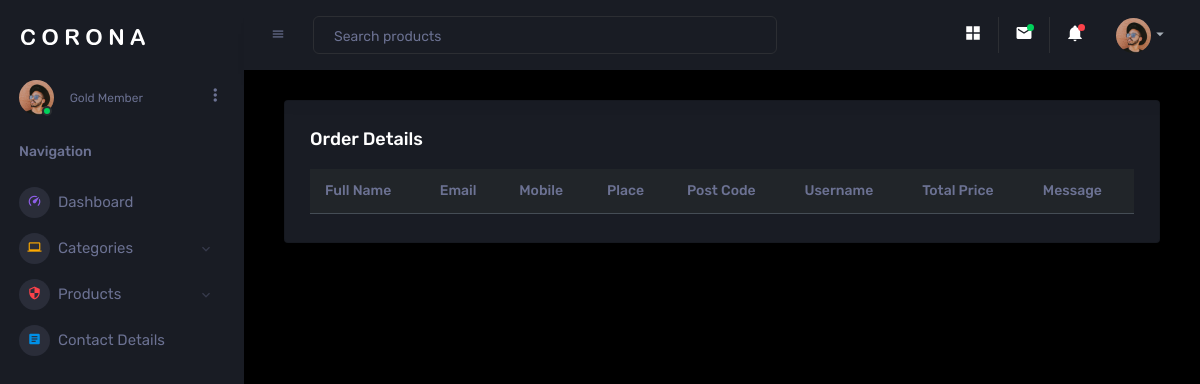
/order_details/, run on an earlier commit of the app's database.
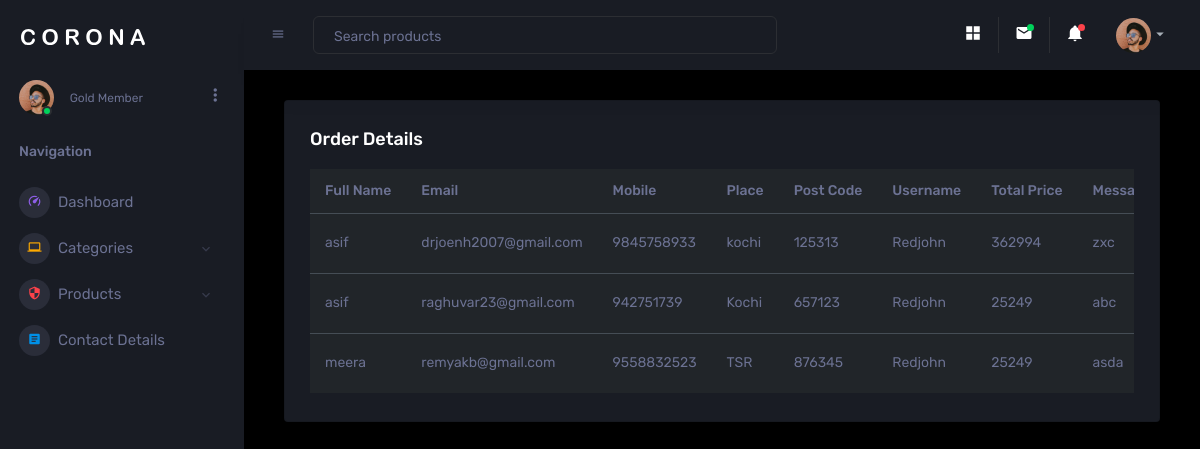
And on a later commit of the database.
### WebApp/models.py (models this page shows)
class BillingData(models.Model):
    Fname=models.CharField(max_length=30,null=True)
    Email=models.EmailField(max_length=30,null=True)
    Mobile=models.IntegerField()
    Place=models.CharField(max_length=30,null=True,blank=True)
    Post_Code=models.IntegerField()
    Username=models.CharField(max_length=30,null=True)
    Total_Price=models.IntegerField(null=True,blank=True)
    Message=models.CharField(max_length=30,null=True,blank=True)

### AdminApp/views.py (the view)
# urls.py: path('order_details/',views.order_details,name="order_details"),
def order_details(request):
    bill=BillingData.objects.all()
    return render(request,'order-details.html',{'bill':bill})

### AdminApp/templates/order-details.html (shortened to what this page needs)
{%extends "dashboard.html"%}
{%block content%}
<html>
    <head></head>
    <body>
        <div class="col-lg-12 grid-margin stretch-card">
            <div class="card">
                  <div class="card-body">
                    <h4 class="card-title">Order Details</h4>
                    <div class="table-responsive">
                      <table class="table table-dark">
                        <thead>
                          <tr>
                              <th> Full Name </th>
                              <th> Email </th>
                              <th> Mobile </th>
                            <th> Place </th>
                            <th> Post Code </th>
                            <th> Username </th>
                            <th> Total Price</th>
                            <th> Message </th>
                          </tr>
                        </thead>
                        <tbody>
                          {%for i in bill%}
                            <tr>
                              <td>{{i.Fname}}</td>
                              <td>{{i.Email}}</td>
                              <td>{{i.Mobile}}</td>
                              <td>{{i.Place}}</td>
                              <td>{{i.Post_Code}}</td>
                              <td>{{i.Username}}</td>
                              <td>{{i.Total_Price}}</td>
                              <td>{{i.Message}}</td>
                            </tr>
                            {%endfor%}
                        </tbody>
                      </table>
                    </div>
                  </div>
        </div>
    </div>
            </body>
            </html>
{%endblock%}

### AdminApp/templates/dashboard.html (shortened to what this page needs)
<!DOCTYPE html>
{%load static%}
<html lang="en">
  <head>
    <link rel="stylesheet" href="{% static 'assets/vendors/mdi/css/materialdesignicons.min.css' %}">
    <link rel="stylesheet" href="{% static 'assets/vendors/css/vendor.bundle.base.css' %}">
    <link rel="stylesheet" href="{% static 'assets/vendors/jvectormap/jquery-jvectormap.css' %}">
    <link rel="stylesheet" href="{% static 'assets/vendors/flag-icon-css/css/flag-icon.min.css' %}">
    <link rel="stylesheet" href="{% static 'assets/vendors/owl-carousel-2/owl.carousel.min.css' %}">
    <link rel="stylesheet" href="{% static 'assets/vendors/owl-carousel-2/owl.theme.default.min.css' %}">
    <link rel="stylesheet" href="{% static 'assets/css/style.css' %}">
  </head>
  <body>
    <div class="container-scroller">
      <nav class="sidebar sidebar-offcanvas" id="sidebar">
        <div class="sidebar-brand-wrapper d-none d-lg-flex align-items-center justify-content-center fixed-top">
          <a class="sidebar-brand brand-logo" href="index.html"><img src="{% static 'assets/images/logo.svg' %}" alt="logo" /></a>
        </div>
        <ul class="nav">
          <li class="nav-item profile">
            <div class="profile-desc">
              <div class="profile-pic">
                <div class="count-indicator">
                  <img class="img-xs rounded-circle " src="{% static 'assets/images/faces/face15.jpg' %}" alt="">
                  <span class="count bg-success"></span>
                </div>
                <div class="profile-name">
                  <span>Gold Member</span>
                </div>
              </div>
              <a href="#" id="profile-dropdown" data-toggle="dropdown"><i class="mdi mdi-dots-vertical"></i></a>
            </div>
          </li>
          <li class="nav-item nav-category">
            <span class="nav-link">Navigation</span>
          </li>
          <li class="nav-item menu-items">
            <a class="nav-link" href="{%url 'dashboard'%}">
              <span class="menu-icon">
                <i class="mdi mdi-speedometer"></i>
              </span>
              <span class="menu-title">Dashboard</span>
            </a>
          </li>
          <li class="nav-item menu-items">
            <a class="nav-link" data-toggle="collapse" href="#ui-basic" aria-expanded="false" aria-controls="ui-basic">
              <span class="menu-icon">
                <i class="mdi mdi-laptop"></i>
              </span>
              <span class="menu-title">Categories</span>
              <i class="menu-arrow"></i>
            </a>
          </li>
           <li class="nav-item menu-items">
            <a class="nav-link" data-toggle="collapse" href="#auth" aria-expanded="false" aria-controls="auth">
              <span class="menu-icon">
                <i class="mdi mdi-security"></i>
              </span>
              <span class="menu-title">Products</span>
              <i class="menu-arrow"></i>
            </a>
          </li>
          <li class="nav-item menu-items">
            <a class="nav-link" href="{%url 'contact_details'%}">
              <span class="menu-icon">
                <i class="mdi mdi-file-document-box"></i>
              </span>
              <span class="menu-title">Contact Details</span>
            </a>
          </li>
         </ul>
      </nav>
      <div class="container-fluid page-body-wrapper">
        <nav class="navbar p-0 fixed-top d-flex flex-row">
          <div class="navbar-menu-wrapper flex-grow d-flex align-items-stretch">
            <button class="navbar-toggler navbar-toggler align-self-center" type="button" data-toggle="minimize">
              <span class="mdi mdi-menu"></span>
            </button>
            <ul class="navbar-nav w-100">
              <li class="nav-item w-100">
                <form class="nav-link mt-2 mt-md-0 d-none d-lg-flex search">
                  <input type="text" class="form-control" placeholder="Search products">
                </form>
              </li>
            </ul>
            <ul class="navbar-nav navbar-nav-right">
              <li class="nav-item nav-settings d-none d-lg-block">
                <a class="nav-link" href="#">
                  <i class="mdi mdi-view-grid"></i>
                </a>
              </li>
              <li class="nav-item dropdown border-left">
                <a class="nav-link count-indicator dropdown-toggle" id="messageDropdown" href="#" data-toggle="dropdown" aria-expanded="false">
                  <i class="mdi mdi-email"></i>
                  <span class="count bg-success"></span>
                </a>
              </li>
              <li class="nav-item dropdown border-left">
                <a class="nav-link count-indicator dropdown-toggle" id="notificationDropdown" href="#" data-toggle="dropdown">
                  <i class="mdi mdi-bell"></i>
                  <span class="count bg-danger"></span>
                </a>
              </li>
              <li class="nav-item dropdown">
                <a class="nav-link" id="profileDropdown" href="#" data-toggle="dropdown">
                  <div class="navbar-profile">
                    <img class="img-xs rounded-circle" src="{% static 'assets/images/faces/face15.jpg' %}" alt="">
                    <i class="mdi mdi-menu-down d-none d-sm-block"></i>
                  </div>
                </a>
              </li>
            </ul>
          </div>
        </nav>
        <div class="main-panel">
          <div class="content-wrapper">
            {%block content%}{%endblock%}
        </div>
      </div>
    </div>
  </body>
</html>

What changed in the data, as far as the page shows it:
added BillingData: Fname "asif", Email "drjoenh2007@gmail.com", Mobile "9845758933", Place "kochi", Post_Code "125313", Username "Redjohn", Total_Price "362994", Message "zxc"
added BillingData: Fname "asif", Email "raghuvar23@gmail.com", Mobile "942751739", Place "Kochi", Post_Code "657123", Username "Redjohn", Total_Price "25249", Message "abc"
added BillingData: Fname "meera", Email "remyakb@gmail.com", Mobile "9558832523", Place "TSR", Post_Code "876345", Username "Redjohn", Total_Price "25249", Message "asda"
